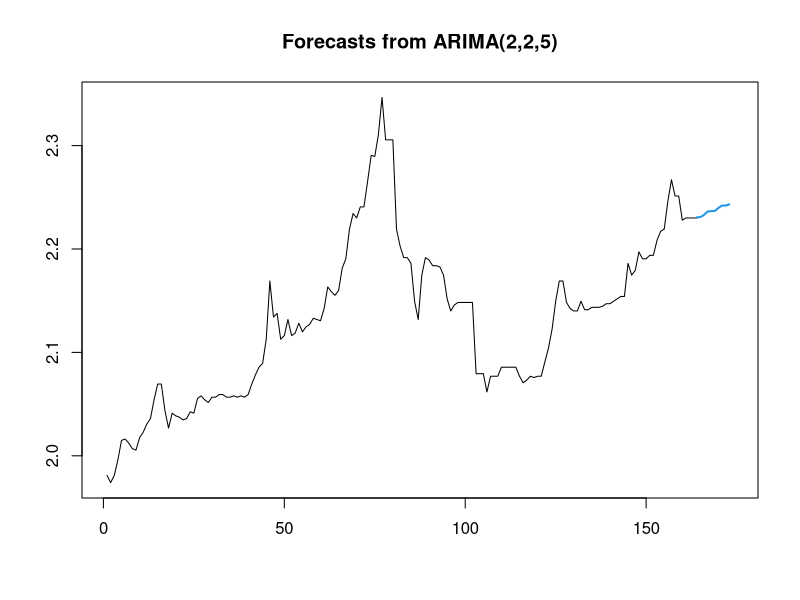

Write R code to recreate this figure.
library(forecast)
df=read.csv('all_data.csv',header=T,sep=',')
a=auto.arima(log(df[df$id==4,]$val))
fo= forecast(a)
fo$x= ts(fo$x[2650:length(fo$x)], frequency=1)
fo$mean=ts(fo$mean[1:length(fo$mean)],frequency=1, start=length(fo$x))
plot(fo)

dates= df[df$id==4,]$date
today= as.Date(dates[length(dates)])

for(i in 1:length(fo$mean)) {
    min_val= exp(fo$lower[i])
    max_val= exp(fo$upper[i])
    the_day= as.Date(today)+i
    mean= exp(fo$mean[i])
    print(the_day)
    cat('\t', ' el dolar va a estar entre ', min_val,  ' y ', max_val, '(',mean,')\n')
}



